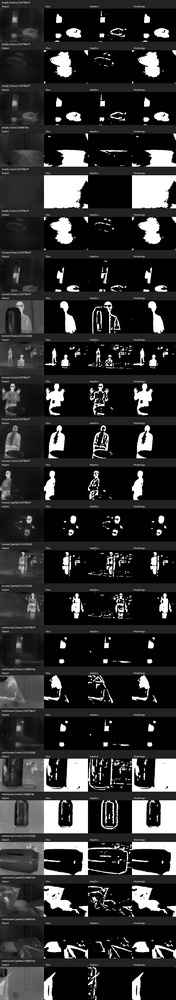
#> input picture thermal/data/segmentation_comparison.jpg, 176 x 1000 px, shrunk from 1024 x 5808 before the run
$ python -i scene_features.py   (imports and definitions only)
#> lines starting #> are read from the running program, lines starting #| are printed output that depends on the picture; after the words box and inside, x2 and y2 are one past the last pixel; in counts of white or black regions, pixels touching at a corner belong together
#> further down, picture is the input picture: shape (1000, 176, 3); min 0, max 255, mean 46.9

import cv2
import csv
import numpy as np
from pathlib import Path

DATA = Path(__file__).resolve().parent / "data"
FEATURES = [
    "mean", "std", "foreground_coverage", "component_count",
    "largest_component_fraction", "edge_density",
]
INPUT = DATA / "metadata.csv"
OUTPUT = DATA / "scene_features.csv"

def extract_scene_features(image):
    gray = cv2.cvtColor(image, cv2.COLOR_BGR2GRAY)
    blurred = cv2.GaussianBlur(gray, (5, 5), 0)
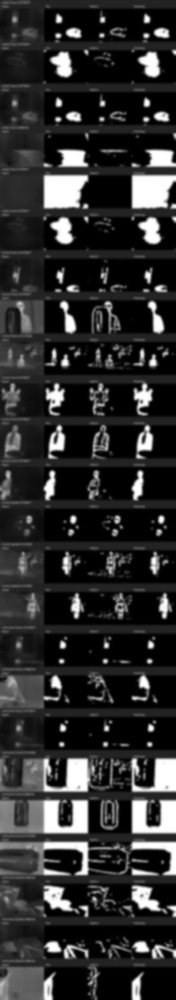
#> blurred: shape (1000, 176); min 0, max 255, mean 46.9

    _, mask = cv2.threshold(
        blurred, 0, 255,
        cv2.THRESH_BINARY + cv2.THRESH_OTSU
    )
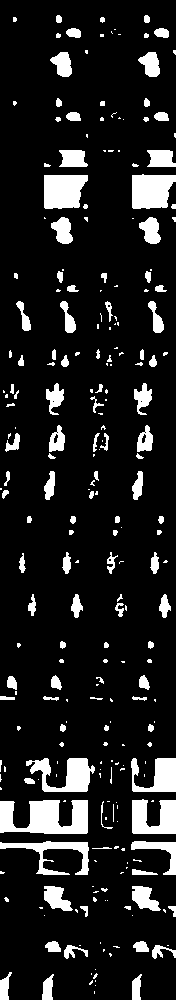
#> mask: shape (1000, 176); 12.3% white; 254 white regions (138 under 20 px), largest, box (x1, y1, x2, y2) and area: (0, 800, 88, 834) 2107, (132, 174, 176, 209) 1284, (44, 175, 88, 209) 1281

    kernel = cv2.getStructuringElement(
        cv2.MORPH_ELLIPSE, (3, 3)
    )

    mask = cv2.morphologyEx(
        mask, cv2.MORPH_OPEN, kernel
    )
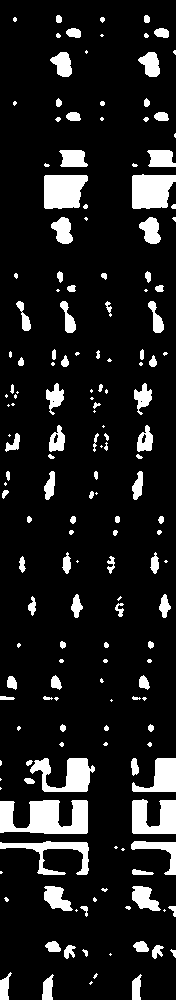
#> mask: shape (1000, 176); 11.6% white; 172 white regions (69 under 20 px), largest, box (x1, y1, x2, y2) and area: (0, 800, 88, 834) 2104, (132, 174, 176, 209) 1283, (44, 175, 88, 209) 1279
    mask = cv2.morphologyEx(
        mask, cv2.MORPH_CLOSE, kernel
    )
#> mask: shape (1000, 176); 11.7% white; 169 white regions (66 under 20 px)

    contours, _ = cv2.findContours(
        mask, cv2.RETR_EXTERNAL,
        cv2.CHAIN_APPROX_SIMPLE
    )
#> contours = 169 contours, 89 with area under 20; largest, box (x1, y1, x2, y2) and area: (0, 800, 88, 834) 1938, (132, 174, 176, 209) 1212, (44, 175, 88, 209) 1210, (30, 758, 95, 792) 1076, (132, 799, 176, 834) 1055

    significant = [
        c for c in contours
        if cv2.contourArea(c) >= 20
    ]
#> significant = 80 contours; largest, box (x1, y1, x2, y2) and area: (0, 800, 88, 834) 1938, (132, 174, 176, 209) 1212, (44, 175, 88, 209) 1210, (30, 758, 95, 792) 1076, (132, 799, 176, 834) 1055

    coverage = cv2.countNonZero(mask) / mask.size
#> coverage = 0.117

    largest_area = (
        max(cv2.contourArea(c) for c in significant)
        if significant else 0
    )
#> largest_area = 1937.5

    edges = cv2.Canny(gray, 50, 150)
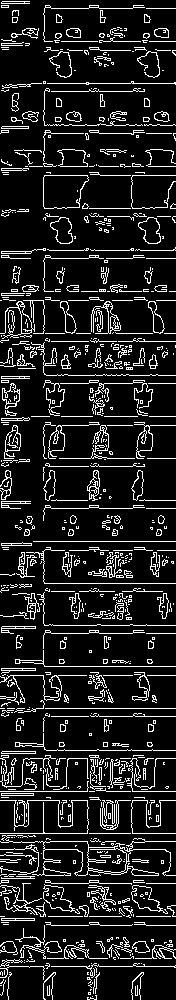
#> edges: shape (1000, 176); 12.7% white in thin lines or dots
    edge_density = cv2.countNonZero(edges) / edges.size
#> edge_density = 0.127

    return {
        "mean": float(gray.mean()),
        "std": float(gray.std()),
        "foreground_coverage": float(coverage),
        "component_count": len(significant),
        "largest_component_fraction": largest_area / mask.size,
        "edge_density": float(edge_density)
    }

def main():
    with open(INPUT, newline="", encoding="utf-8") as f:
        rows = list(csv.DictReader(f))

    output_rows = []

    for row in rows:
        path = DATA.parent / Path(row["image_path"].replace(chr(92), "/"))
        image = cv2.imread(str(path))

        if image is None:
            print("Skipping missing image:", path)
            continue

        features = extract_scene_features(image)

        output_rows.append({
            **row,
            **features
        })

    if not output_rows:
        raise RuntimeError("No valid images processed")

    with open(OUTPUT, "w", newline="", encoding="utf-8") as f:
        writer = csv.DictWriter(
            f, fieldnames=output_rows[0].keys()
        )
        writer.writeheader()
        writer.writerows(output_rows)

    print("Processed images:", len(output_rows))
    print("Saved:", OUTPUT)


# [2 lines not run here, left out]

>>> import cv2
>>> picture = cv2.imread('data/segmentation_comparison.jpg')
>>> result = extract_scene_features(picture)
#> result = {'mean': 46.94, 'std': 73.46, 'foreground_coverage': 0.117, 'component_count': 80, 'largest_component_fraction': 0.011, 'edge_density': 0.127}

$ run again, on thermal/data/segmentation_review.jpg
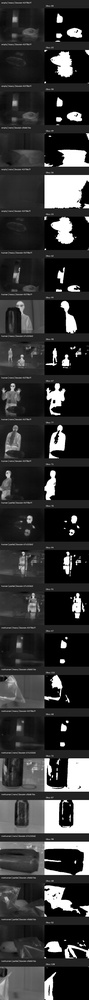
#> input picture thermal/data/segmentation_review.jpg, 89 x 1000 px, shrunk from 512 x 5760 before the run
#> picture is the input picture: shape (1000, 89, 3); min 0, max 255, mean 53.3
#> in extract_scene_features, `mask = cv2.morphologyEx( mask, cv2.MORPH_CLOSE, kernel )`:
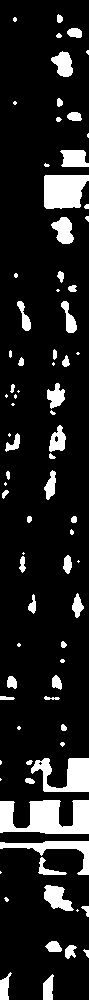
#> mask: shape (1000, 89); 12.7% white; 81 white regions (29 under 20 px)
#> contours = 81 contours, 38 with area under 20; largest, box (x1, y1, x2, y2) and area: (0, 800, 89, 834) 1948, (44, 175, 89, 209) 1234, (31, 758, 89, 792) 1024, (0, 841, 89, 875) 706, (44, 885, 74, 911) 419
#> significant = 43 contours; largest, box (x1, y1, x2, y2) and area: (0, 800, 89, 834) 1948, (44, 175, 89, 209) 1234, (31, 758, 89, 792) 1024, (0, 841, 89, 875) 706, (44, 885, 74, 911) 419
#> coverage = 0.127
#> largest_area = 1947.5
#> in extract_scene_features, `edges = cv2.Canny(gray, 50, 150)`:
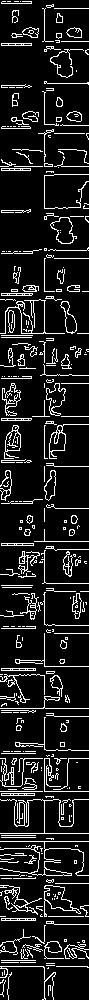
#> edges: shape (1000, 89); 12.2% white in thin lines or dots
#> edge_density = 0.122
#> result = {'mean': 53.26, 'std': 70.39, 'foreground_coverage': 0.127, 'component_count': 43, 'largest_component_fraction': 0.0219, 'edge_density': 0.122}
